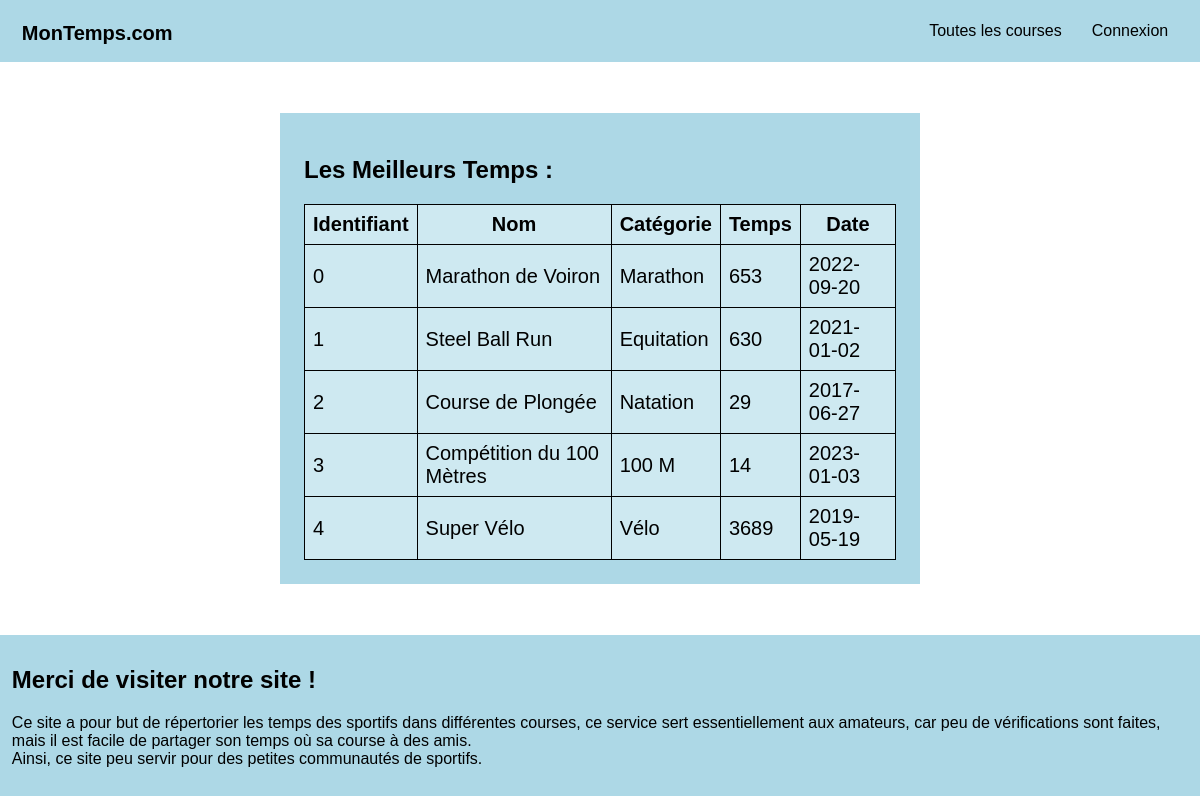
The page / on the database its author committed.
### tables this page shows
CREATE TABLE Courses (
	"id" TEXT UNIQUE NOT NULL,
	"name" TEXT NOT NULL,
	"type" TEXT NOT NULL,
	"date" TEXT NOT NULL,
	CONSTRAINT PK_Courses PRIMARY KEY ("id")
);

### index.php (the view, shortened to what this page needs)
<?php
include 'header.php';
?>
</header>
<section>
    <h2>Les Meilleurs Temps :</h2>
    <?php
    $result = $connexion->query("SELECT id, name, type, date FROM Courses AS C");
    echo "<table>
        <tr>
            <th>Identifiant</th>
            <th>Nom</th>
            <th>Catégorie</th>
            <th>Temps</th>
            <th>Date</th>
        </tr>";
    foreach($result as $row)
    {
        $id = $row['id'];
        $result = $connexion->query(
            "SELECT MIN(temps) AS min
        FROM Temps
        WHERE id = \"$id\"");
        $temps = $result->fetchAll()[0]['min'];
        echo "<tr>
            <td>".$id."</td>
            <td>".$row['name']."</td>
            <td>".$row['type']."</td>
            <td>".$temps."</td>
            <td>".$row['date']."</td>
        <tr>";
    }
    echo "</table>";
    ?>
</section>
<?php include 'footer.php' ?>

### assets/style.css (style rules this page uses)
* { color: black; font-family: sans-serif; }
body { background-color: white; }
section { background-color: lightblue; margin: auto; margin-bottom: 5%; margin-top: 5%; padding: 2%; position: relative; width: 50%; }
table { border-collapse: collapse; display: flex; justify-content: space-around; font-size: 20px; }
td, th { background-color: rgb(206, 233, 241); border: 1px solid black; padding: 8px; }

### rows shown on the page
courses: id "0", name "Marathon de Voiron", type "Marathon", temps "653", date "2022-09-20"
courses: id "1", name "Steel Ball Run", type "Equitation", temps "630", date "2021-01-02"
courses: id "2", name "Course de Plongée", type "Natation", temps "29", date "2017-06-27"
courses: id "3", name "Compétition du 100 Mètres", type "100 M", temps "14", date "2023-01-03"
courses: id "4", name "Super Vélo", type "Vélo", temps "3689", date "2019-05-19"

### other values the page prints
NOM_SITE "MonTemps.com"
